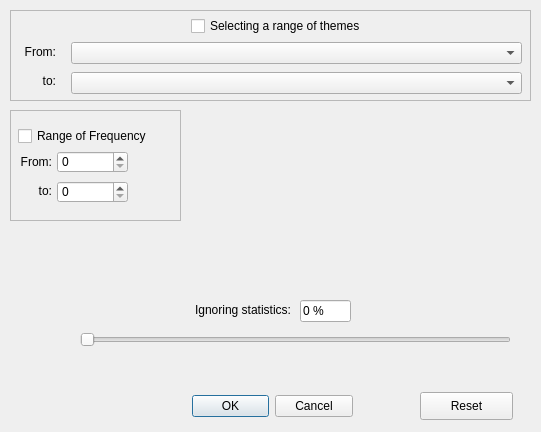
<?xml version="1.0" encoding="UTF-8"?>
<ui version="4.0">
 <class>TestSettings</class>
 <widget class="QDialog" name="TestSettings">
  <property name="geometry">
   <rect>
    <x>0</x>
    <y>0</y>
    <width>541</width>
    <height>432</height>
   </rect>
  </property>
  <property name="windowTitle">
   <string>Dialog</string>
  </property>
  <widget class="QDialogButtonBox" name="buttonBox">
   <property name="geometry">
    <rect>
     <x>192</x>
     <y>390</y>
     <width>161</width>
     <height>32</height>
    </rect>
   </property>
   <property name="orientation">
    <enum>Qt::Horizontal</enum>
   </property>
   <property name="standardButtons">
    <set>QDialogButtonBox::Cancel|QDialogButtonBox::Ok</set>
   </property>
  </widget>
  <widget class="QSlider" name="horizontalSlider">
   <property name="geometry">
    <rect>
     <x>80</x>
     <y>330</y>
     <width>431</width>
     <height>19</height>
    </rect>
   </property>
   <property name="maximum">
    <number>100</number>
   </property>
   <property name="orientation">
    <enum>Qt::Horizontal</enum>
   </property>
  </widget>
  <widget class="QLabel" name="label_3">
   <property name="geometry">
    <rect>
     <x>170</x>
     <y>300</y>
     <width>121</width>
     <height>21</height>
    </rect>
   </property>
   <property name="text">
    <string>&lt;html&gt;&lt;head/&gt;&lt;body&gt;&lt;p&gt;Ignoring statistics:&lt;/p&gt;&lt;/body&gt;&lt;/html&gt;</string>
   </property>
   <property name="alignment">
    <set>Qt::AlignRight|Qt::AlignTrailing|Qt::AlignVCenter</set>
   </property>
  </widget>
  <widget class="QLineEdit" name="lineEdit">
   <property name="geometry">
    <rect>
     <x>300</x>
     <y>300</y>
     <width>51</width>
     <height>22</height>
    </rect>
   </property>
   <property name="text">
    <string>0 %</string>
   </property>
   <property name="readOnly">
    <bool>true</bool>
   </property>
  </widget>
  <widget class="QPushButton" name="pushButton">
   <property name="geometry">
    <rect>
     <x>420</x>
     <y>392</y>
     <width>93</width>
     <height>28</height>
    </rect>
   </property>
   <property name="text">
    <string>Reset</string>
   </property>
  </widget>
  <widget class="QScrollArea" name="scrollArea">
   <property name="geometry">
    <rect>
     <x>10</x>
     <y>110</y>
     <width>171</width>
     <height>111</height>
    </rect>
   </property>
   <property name="widgetResizable">
    <bool>true</bool>
   </property>
   <widget class="QWidget" name="scrollAreaWidgetContents">
    <property name="geometry">
     <rect>
      <x>0</x>
      <y>0</y>
      <width>169</width>
      <height>109</height>
     </rect>
    </property>
    <widget class="QLabel" name="label_5">
     <property name="geometry">
      <rect>
       <x>20</x>
       <y>70</y>
       <width>21</width>
       <height>20</height>
      </rect>
     </property>
     <property name="text">
      <string>to:</string>
     </property>
     <property name="alignment">
      <set>Qt::AlignRight|Qt::AlignTrailing|Qt::AlignVCenter</set>
     </property>
    </widget>
    <widget class="QCheckBox" name="checkBoxFreqIdx">
     <property name="geometry">
      <rect>
       <x>7</x>
       <y>15</y>
       <width>151</width>
       <height>20</height>
      </rect>
     </property>
     <property name="text">
      <string>Range of Frequency</string>
     </property>
    </widget>
    <widget class="QSpinBox" name="spinBoxStartFreq">
     <property name="geometry">
      <rect>
       <x>46</x>
       <y>40</y>
       <width>71</width>
       <height>22</height>
      </rect>
     </property>
     <property name="maximum">
      <number>400000</number>
     </property>
     <property name="singleStep">
      <number>50</number>
     </property>
    </widget>
    <widget class="QLabel" name="label_4">
     <property name="geometry">
      <rect>
       <x>0</x>
       <y>41</y>
       <width>41</width>
       <height>20</height>
      </rect>
     </property>
     <property name="text">
      <string>&lt;html&gt;&lt;head/&gt;&lt;body&gt;&lt;p&gt;From:&lt;/p&gt;&lt;/body&gt;&lt;/html&gt;</string>
     </property>
     <property name="alignment">
      <set>Qt::AlignRight|Qt::AlignTrailing|Qt::AlignVCenter</set>
     </property>
    </widget>
    <widget class="QSpinBox" name="spinBoxEndFreq">
     <property name="geometry">
      <rect>
       <x>46</x>
       <y>70</y>
       <width>71</width>
       <height>22</height>
      </rect>
     </property>
     <property name="maximum">
      <number>400000</number>
     </property>
     <property name="singleStep">
      <number>50</number>
     </property>
    </widget>
   </widget>
  </widget>
  <widget class="QScrollArea" name="scrollArea_2">
   <property name="geometry">
    <rect>
     <x>10</x>
     <y>10</y>
     <width>521</width>
     <height>91</height>
    </rect>
   </property>
   <property name="widgetResizable">
    <bool>true</bool>
   </property>
   <widget class="QWidget" name="scrollAreaWidgetContents_2">
    <property name="geometry">
     <rect>
      <x>0</x>
      <y>0</y>
      <width>519</width>
      <height>89</height>
     </rect>
    </property>
    <widget class="QCheckBox" name="checkBoxThemes">
     <property name="geometry">
      <rect>
       <x>180</x>
       <y>5</y>
       <width>211</width>
       <height>20</height>
      </rect>
     </property>
     <property name="text">
      <string>Selecting a range of themes</string>
     </property>
    </widget>
    <widget class="QLabel" name="label">
     <property name="geometry">
      <rect>
       <x>4</x>
       <y>31</y>
       <width>41</width>
       <height>20</height>
      </rect>
     </property>
     <property name="text">
      <string>&lt;html&gt;&lt;head/&gt;&lt;body&gt;&lt;p&gt;From:&lt;/p&gt;&lt;/body&gt;&lt;/html&gt;</string>
     </property>
     <property name="alignment">
      <set>Qt::AlignRight|Qt::AlignTrailing|Qt::AlignVCenter</set>
     </property>
    </widget>
    <widget class="QLabel" name="label_2">
     <property name="geometry">
      <rect>
       <x>14</x>
       <y>60</y>
       <width>31</width>
       <height>20</height>
      </rect>
     </property>
     <property name="text">
      <string>to:</string>
     </property>
     <property name="alignment">
      <set>Qt::AlignRight|Qt::AlignTrailing|Qt::AlignVCenter</set>
     </property>
    </widget>
    <widget class="QComboBox" name="comboBox">
     <property name="geometry">
      <rect>
       <x>60</x>
       <y>31</y>
       <width>451</width>
       <height>22</height>
      </rect>
     </property>
    </widget>
    <widget class="QComboBox" name="comboBox_2">
     <property name="geometry">
      <rect>
       <x>60</x>
       <y>61</y>
       <width>451</width>
       <height>22</height>
      </rect>
     </property>
    </widget>
   </widget>
  </widget>
 </widget>
 <resources/>
 <connections>
  <connection>
   <sender>buttonBox</sender>
   <signal>accepted()</signal>
   <receiver>TestSettings</receiver>
   <slot>accept()</slot>
   <hints>
    <hint type="sourcelabel">
     <x>248</x>
     <y>254</y>
    </hint>
    <hint type="destinationlabel">
     <x>157</x>
     <y>274</y>
    </hint>
   </hints>
  </connection>
  <connection>
   <sender>buttonBox</sender>
   <signal>rejected()</signal>
   <receiver>TestSettings</receiver>
   <slot>reject()</slot>
   <hints>
    <hint type="sourcelabel">
     <x>316</x>
     <y>260</y>
    </hint>
    <hint type="destinationlabel">
     <x>286</x>
     <y>274</y>
    </hint>
   </hints>
  </connection>
 </connections>
</ui>
